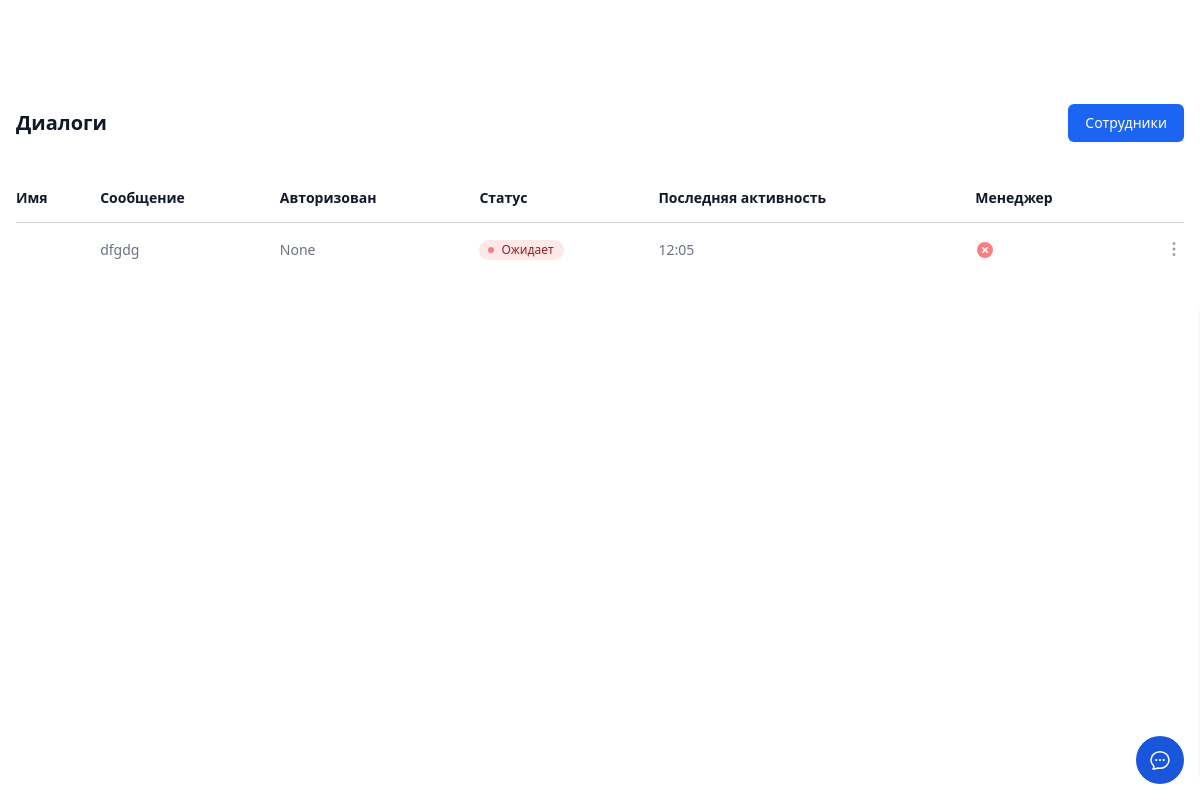
The app's page /chat/chats/ (signed in), older data.
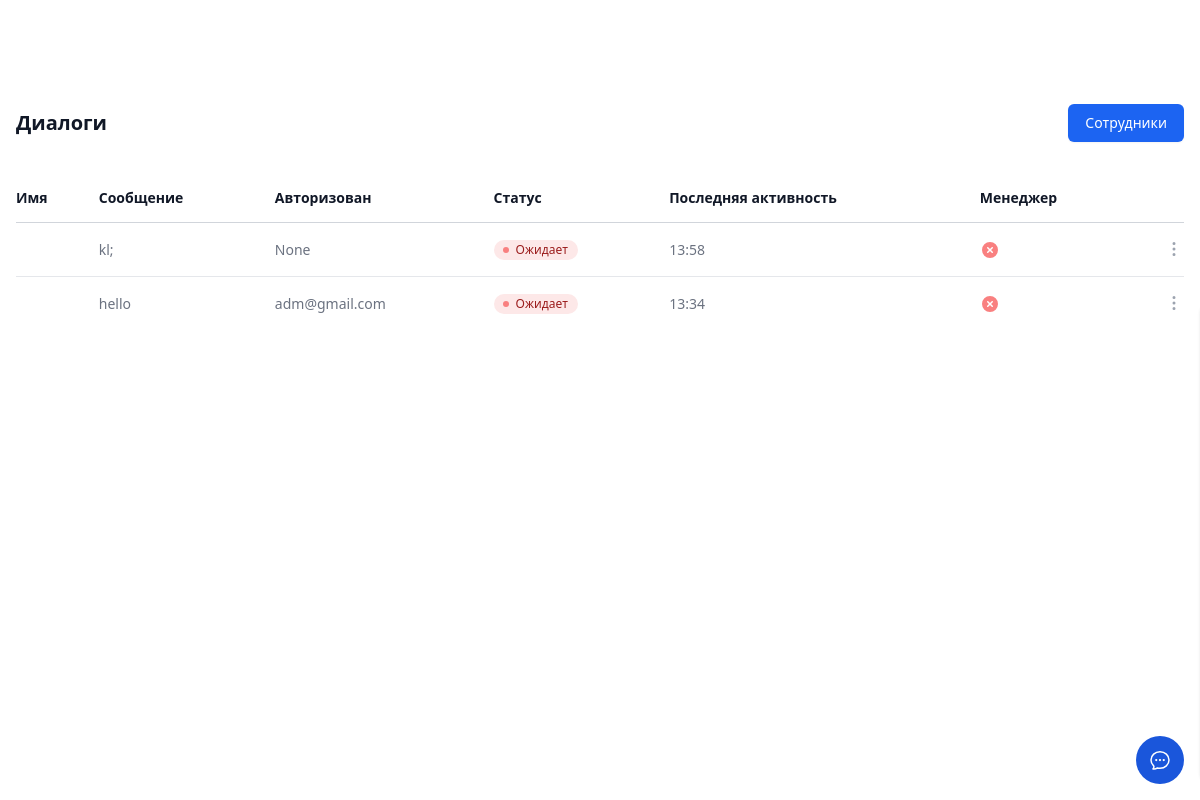
The same page, newer data.
### chat/models.py (models this page shows, shortened)
class Chat(models.Model):
    CHOICES_STATUS = (
        (0, 'Ожидает'),
        (1, 'Активен'),
        (2, 'Закрыт'),
    )
    id = models.UUIDField(default=uuid.uuid4, primary_key=True, editable=False)
    sk = models.CharField(max_length=255, null=True, blank=True)
    client = models.ForeignKey(User, related_name='chat', on_delete=models.CASCADE, null=True, blank=True)
    agent = models.ForeignKey(User, related_name='chats', on_delete=models.CASCADE, null=True, blank=True)
    messages = models.ManyToManyField(Message)
    status = models.IntegerField(choices=CHOICES_STATUS, default=0)
    created_at = models.DateTimeField(auto_now_add=True)
    class Meta:
        ordering = ('created_at', )
    def last_message(self):
        return self.messages.last()

class Message(models.Model):
    content = models.TextField()
    is_agent = models.BooleanField(default=False)
    created_at = models.DateTimeField(auto_now_add=True)
    class Meta:
        ordering = ('created_at', )
    def created_at_formatted(self):
        return self.created_at.strftime('%H:%M')

### account/models.py (models this page shows)
class User(AbstractBaseUser, PermissionsMixin):
    first_name = models.CharField(max_length=128)
    last_name = models.CharField(max_length=128)
    email = models.EmailField(max_length=255, unique=True)
    phone = models.CharField(max_length=10)
    is_active = models.BooleanField(default=False)
    is_staff = models.BooleanField(default=False)
    date_joined = models.DateTimeField(auto_now_add=True)
    last_login = models.DateTimeField(auto_now_add=True)
    objects = CustomUserManager()
    USERNAME_FIELD = "email"
    EMAIL_FIELD = 'email'
    REQUIRED_FIELDS = ['first_name', 'last_name', 'phone']
    def __str__(self):
        return self.email

### chat/views.py (the view)
# urls.py: path('chats/', ChatList.as_view(), name='chat-list'),
class ChatList(CheckPermissions, ListView):
    template_name = 'chat-list.html'
    queryset = Chat.objects.annotate(num_messages=Count('messages')).filter(num_messages__gt=0)

### chat/context_processors.py (called while the page is built)
def chat(request):
    return list()

### chat/views.py (called while the page is built)
    def test_func(self) -> bool | None:
        if self.request.user.is_staff or self.request.user.is_superuser:
            return True
        raise Http404

### templates/chat-list.html (shortened to what this page needs)
{% extends 'base.html' %}
{% block content %}
<div class="mx-auto py-10 px-4 sm:py- xl:px-0 sm:max-w-7xl">
    <div class="">
        <div class="sm:flex sm:items-center">
            <div class="sm:flex-auto">
                    <h1 class="text-xl font-semibold text-gray-900">Диалоги</h1>
            </div>
            <div class="mt-4 sm:mt-0 sm:ml-16 sm:flex-none">
                <a href="{% url 'agent-list' %}" class="inline-flex items-center justify-center rounded-md border border-transparent bg-blue-600 px-4 py-2 text-sm font-medium text-white shadow-sm hover:bg-blue-700 focus:outline-none focus:ring-2 focus:ring-blue-500 focus:ring-offset-2 sm:w-auto">Сотрудники</a>
            </div>
        </div>
        <div class="mt-8 flex flex-col">
            <div class="overflow-x-auto">
                <div class="inline-block min-w-full align-middle">
                    <table class="min-w-full divide-y divide-gray-300">
                        <thead>
                            <tr>
                                <th scope="col" class="py-3.5 pl-4 pr-3 text-left text-sm font-semibold text-gray-900 sm:pl-6 md:pl-0">Имя</th>
                                <th scope="col" class="py-3.5 px-3 text-left text-sm font-semibold text-gray-900">Сообщение</th>
                                <th scope="col" class="py-3.5 px-3 text-left text-sm font-semibold text-gray-900">Авторизован</th>
                                <th scope="col" class="py-3.5 px-3 text-left text-sm font-semibold text-gray-900">Статус</th>
                                <th scope="col" class="py-3.5 px-3 text-left text-sm font-semibold text-gray-900">Последняя активность</th>
                                <th scope="col" class="py-3.5 px-3 text-left text-sm font-semibold text-gray-900">Менеджер</th>
                                <th scope="col" class="relative py-3.5 pl-3 pr-4 sm:pr-6 md:pr-0"></th>
                            </tr>
                        </thead>
                        <tbody class="divide-y divide-gray-200">
                            {% for chat in object_list %}
                            <tr>
                                <td class="whitespace-nowrap py-4 pl-4 pr-3 text-sm font-medium text-gray-900 sm:pl-6 md:pl-0">{{ chat.client_name }}</td>
                                <td class="whitespace-nowrap py-4 px-3 text-sm text-gray-500">{{ chat.last_message.content }}</td>
                                <td class="whitespace-nowrap py-4 px-3 text-sm text-gray-500">{{ chat.client }}</td>
                                <td class="whitespace-nowrap py-4 px-3 text-sm text-gray-500">{% include 'components/chat-status.html' %}</td>
                                <td class="whitespace-nowrap py-4 px-3 text-sm text-gray-500">{{ chat.last_message.created_at_formatted }}</td>
                                <td class="whitespace-nowrap py-4 px-3 text-sm text-gray-500">
                                </td>
                                <td class="relative whitespace-nowrap py-4 pl-3 pr-4 text-sm sm:pr-6 md:pr-0 flex justify-end">
                                    <button type="button" class="justify-end flex items-center rounded-full text-gray-400 hover:text-gray-600" data-dropdown-toggle="more-{{ forloop.counter }}">
                                        <svg class="h-5 w-5" xmlns="http://www.w3.org/2000/svg" viewBox="0 0 20 20" fill="currentColor" aria-hidden="true">
                                            <path d="M10 3a1.5 1.5 0 110 3 1.5 1.5 0 010-3zM10 8.5a1.5 1.5 0 110 3 1.5 1.5 0 010-3zM11.5 15.5a1.5 1.5 0 10-3 0 1.5 1.5 0 003 0z" />
                                        </svg>
                                    </button>
                                </td>
                            </tr>
                            {% endfor %}
                        </tbody>
                    </table>
                </div>
            </div>
        </div>
    </div>
</div>
{% endblock content %}

### templates/base.html (shortened to what this page needs)
<!DOCTYPE html>
{% load static %}
<html lang="en">
<head>
    <link href="{% static 'css/main.min.css' %}" rel="stylesheet">
</head>
<body class="flex flex-col justify-between min-h-screen">
    {% include 'components/chat.html' %}
    <div class="md:mb-auto md:mt-16 mb-12">
        {% block content %}
        {% endblock content %}
    </div>
</body>
</html>

### templates/components/chat.html (shortened to what this page needs)
<div class="fixed bottom-0 right-0 mb-4 mr-4 z-40">
    <button type="button" id="chat-open" data-drawer-target="chat-widget" data-drawer-body-scrolling="true" data-drawer-show="chat-widget" data-drawer-placement="right" data-drawer-backdrop="false" aria-controls="chat-widget" class="flex items-center justify-center text-white bg-blue-700 rounded-full w-12 h-12 hover:bg-blue-800 dark:bg-blue-600 dark:hover:bg-blue-700">
    </button>
</div>

### templates/components/chat-status.html (shortened to what this page needs)
{% if chat.status == 0 %}
<span class="inline-flex items-center rounded-full bg-red-100 px-2.5 py-0.5 text-xs font-medium text-red-800">
    <svg class="-ml-0.5 mr-1.5 h-2 w-2 text-red-400" fill="currentColor" viewBox="0 0 8 8">
      <circle cx="4" cy="4" r="3" />
    </svg>
    {{ chat.get_status_display }}
</span>
{% endif %}

Row changes from the older to the newer data that the page shows:
removed Chat: last_message.content "dfgdg", client "None", status "Ожидает", last_message.created_at_formatted "12:05"
added Chat: last_message.content "kl;", client "None", status "Ожидает", last_message.created_at_formatted "13:58"
added Chat: last_message.content "hello", client "adm@gmail.com", status "Ожидает", last_message.created_at_formatted "13:34"
